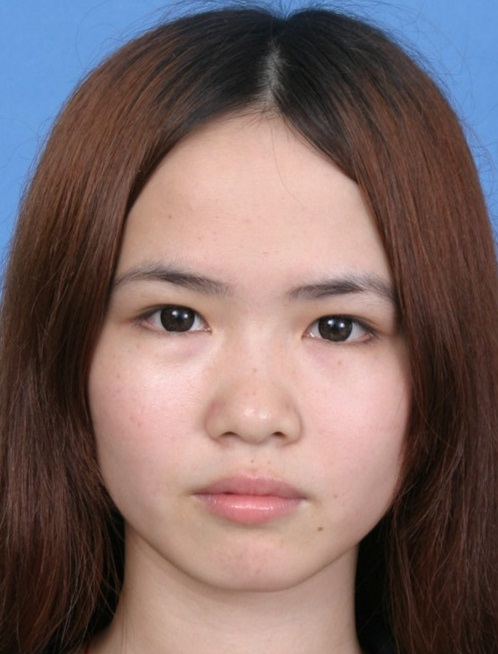
#> input picture female.jpg, 498 x 654 px
$ python Image.rotate.py
#> lines starting #> are read from the running program, lines starting #| are printed output that depends on the picture
"""
Image.rotate(
            angle,
            resample=Resampling.NEAREST,
            expand=0,
            center=None,
            translate=None,
            fillcolor=None)
返回此图像的一个旋转副本。
此方法返回此图像的一个副本，围绕中心逆时针旋转给定的度数。

PARAMETERS:
    angle - 逆时针旋转的度数。

    resample - 一个可选的重采样过滤器。
            这可以是PIL.Image.Resampling.NEAREST（使用最近的邻居）、
            PIL.Image.BILINEAR（2x2环境下的线性插值）
            或PIL.Image.Resampling.BICUBIC（4x4环境下的立方样条曲线插值）中的一个。
            如果省略，
            或者图像的模式为 "1 "或 "P"，
            它将被设置为PIL.Image.Resampling.NEAREST。
            参见Filters.

    expand - 可选的扩展标志。
            如果为真，
            扩展输出图像，
            使其足够大以容纳整个旋转的图像。
            如果为假或省略，则
            使输出图像与输入图像的大小相同。
            请注意，
            扩展标志假定围绕中心旋转，
            没有平移。

    center - 可选的旋转中心（一个2元组）。
            原点是左上角。
            默认是图像的中心。

    translate - 可选的旋转后的平移（一个2元组）。

    fillcolor - 可选的旋转图像外的区域的颜色。

RETURNS:
    一个图像对象。

"""
# 这将使输入的图像逆时针旋转θ度。
from PIL import Image
with Image.open("../../../female.jpg") as im:
#> im is the input picture: PIL image 498x654 RGB; mean R, G, B 124, 102.9, 101
    im.show()
    theta = 60
    im_rotated = im.rotate(angle=theta)
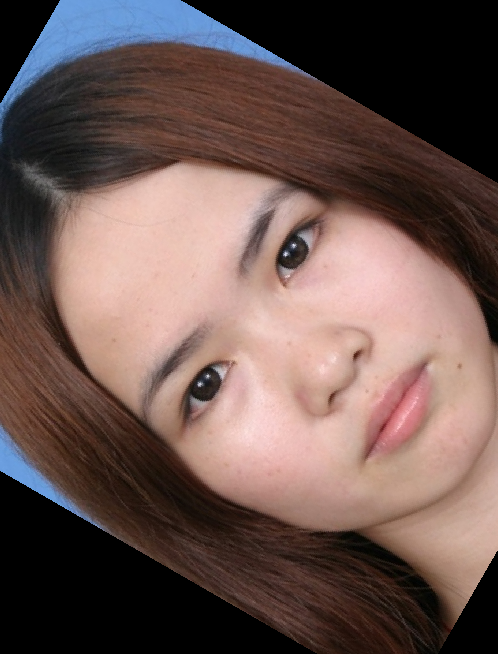
#> im_rotated: PIL image 498x654 RGB; mean R, G, B 106.9, 85.2, 80.2
    im_rotated.show()
